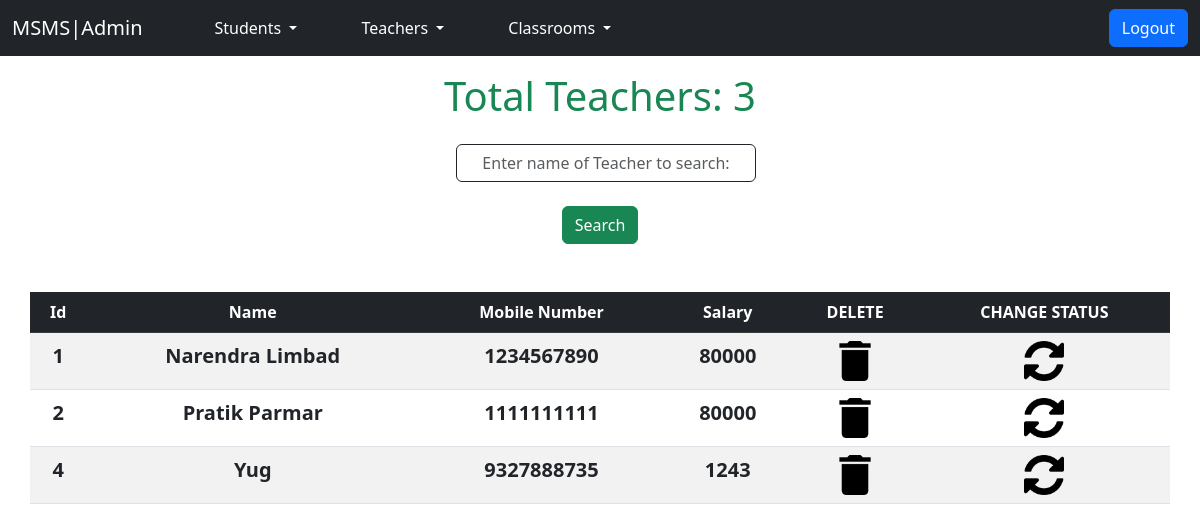
The page /Admin/View_All_teacher.php (signed in) on the database its author committed.
### tables this page shows
CREATE TABLE `teacher_info` (
  `Teacher_Id` int(10) NOT NULL,
  `Teacher_Name` varchar(50) NOT NULL,
  `Teacher_Mob` bigint(10) NOT NULL,
  `Teacher_Salary` bigint(5) NOT NULL
);

### Admin/View_All_teacher.php (the view, shortened to what this page needs)
<!DOCTYPE html>
<html lang="en">
<head>
    <link href="https://cdn.jsdelivr.net/npm/bootstrap@5.3.0/dist/css/bootstrap.min.css" rel="stylesheet">
    <link href = "style_admin.css" rel = "stylesheet" type = "text/css">
</head>
<body>
    <?php include_once("Navbar.php") ?>
    <?php
        $conn=mysqli_connect("localhost","root","","admin");
        if(!$conn)
        {
        echo '<div class="alert alert-danger alert-dismissible fade show" role="alert">
            <strong>Failure!!</strong> Database not connected <button type="button" class="btn-close" data-bs-dismiss="alert" aria-label="Close"></button>
            </div>';
        }
        else
        {
            if(isset($_REQUEST['tname']))
            {
                $tname=$_GET['tname'];
                $query = "select * from teacher_info where Teacher_Name like '$tname%'";
                $result = mysqli_query($conn,$query);
            }
            else
            {
                $query="select * from teacher_info";
                $result = mysqli_query($conn,$query);
            }
        }
    ?>
    <h1 align = "center" class = "total text-success mt-3">Total Teachers: <?php echo mysqli_num_rows($result);?></h1>
    <form action = "View_all_teacher.php" align = "center">
        <input type = "text" placeholder = "Enter name of Teacher to search:" name = "tname" class = " form-control w-25 border border-dark mt-4 mb-4" style = "margin-left:38vw;text-align:center;">
        <input type = "submit" value = "Search" class = "btn btn-success">
    </form>
    <table class="table table-hover table-striped container mt-5">
        <thead class="table-dark">
            <tr align="center">
                <th>Id</th>
                <th>Name</th>
                <th>Mobile Number</th>
                <th>Salary</th>
                <th>DELETE</th>
                <th>CHANGE STATUS</th>
            </tr>
        </thead>
        <tbody>
            <?php
                while($row = mysqli_fetch_array($result)){
                    ?>
                        <tr>
                            <td style = "text-align:center;font-size:20px;font-weight:bold"> <?php echo $row['Teacher_Id']; ?> </td>
                            <td style = "text-align:center;font-size:20px;font-weight:bold"> <?php echo $row['Teacher_Name']; ?> </td>
                            <td style = "text-align:center;font-size:20px;font-weight:bold"> <?php echo $row['Teacher_Mob']; ?> </td>
                            <td style = "text-align:center;font-size:20px;font-weight:bold"> <?php echo $row['Teacher_Salary']; ?> </td>
                            <td style = "text-align:center;font-size:20px;font-weight:bold"> <a href = 'Delete_teacher.php?id=<?php echo $row['Teacher_Id']?>'><img src = "images/delete.png" height = "40"></a> </td>
                            <td style = "text-align:center"> <a href = "Update_Teacher.php?id=<?php echo $row['Teacher_Id']?>"><img src = "images/refresh-page-option.png" height = "40"></a> </td>
                        </tr>
                    <?php
                }
            ?>
        </tbody>
    </table>
</body>
</html>

### Admin/Navbar.php (shortened to what this page needs)
<nav class="navbar navbar-expand-lg navbar-dark bg-dark">
  <div class="container-fluid">
    <a class="navbar-brand" href="Admin_home.php">MSMS|Admin</a>
    <div class="collapse navbar-collapse" id="navbarSupportedContent">
      <ul class="navbar-nav me-auto mb-2 mb-lg-0">
      <li class="nav-item dropdown ms-5">
          <a class="nav-link active dropdown-toggle" href="#" id="navbarDropdown" role="button" data-bs-toggle="dropdown" aria-expanded="false">
            Students
          </a>
        </li>
        <li class="nav-item dropdown ms-5">
          <a class="nav-link active dropdown-toggle" href="#" id="navbarDropdown" role="button" data-bs-toggle="dropdown" aria-expanded="false">
            Teachers
          </a>
        </li>
        <li class="nav-item dropdown ms-5">
          <a class="nav-link active dropdown-toggle" href="#" id="navbarDropdown" role="button" data-bs-toggle="dropdown" aria-expanded="false">
          Classrooms
          </a>
        </li>
      </ul>
      <form class="d-flex logout" action = "Logout.php">
        <button class="btn btn-primary mr-3" type="submit">Logout</button>
      </form>
    </div>
  </div>
</nav>

### rows shown on the page
teacher_info: Teacher_Id "1", Teacher_Name "Narendra Limbad", Teacher_Mob "1234567890", Teacher_Salary "80000"
teacher_info: Teacher_Id "2", Teacher_Name "Pratik Parmar", Teacher_Mob "1111111111", Teacher_Salary "80000"
teacher_info: Teacher_Id "4", Teacher_Name "Yug", Teacher_Mob "9327888735", Teacher_Salary "1243"

### other values the page prints
mysqli_num_rows($result) "3"
